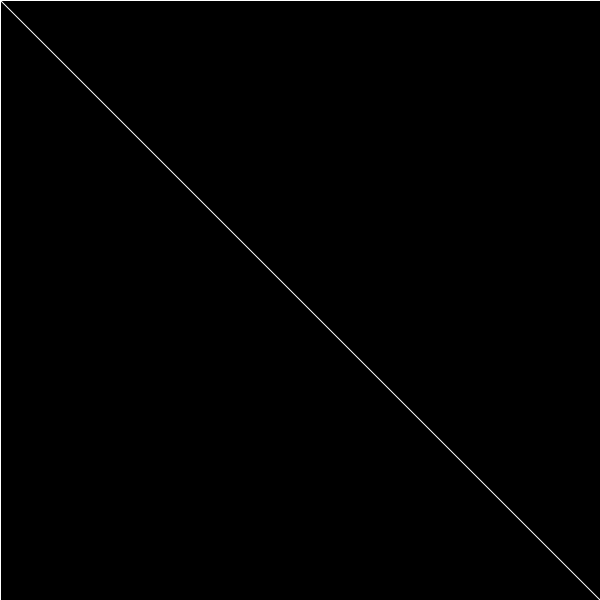
Frame 1 (no input)
Frame 60 (the mouse pressed at the canvas centre just before this capture): identical to frame 1, image omitted
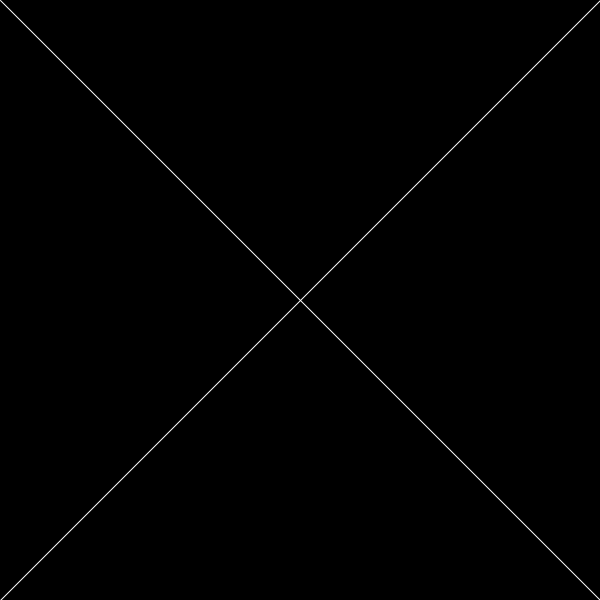
Frame 120 (the mouse held since frame 60 and released just before this capture)

The Processing sketch that drew these frames (run headless with seeded random() and noise(); from frame 60 on, the mouse is pressed at the canvas centre):

// Processing sketch: Test1_Question_4
// ── Test1_Question_4.pde
float r=0;
float g=0;
void setup(){
 size(600,600); 
}

void draw(){
  background(r,g,0);
  stroke(255);
  line(0,0,mouseX,mouseY);
  line(width,0 ,mouseX,mouseY);
  line(0, height,mouseX,mouseY);
  line(height,width,mouseX,mouseY);
  println(r);
}

void keyPressed(){
  if (key == 'a'){
  r= random(255);
  g= random(255);
  }
}
